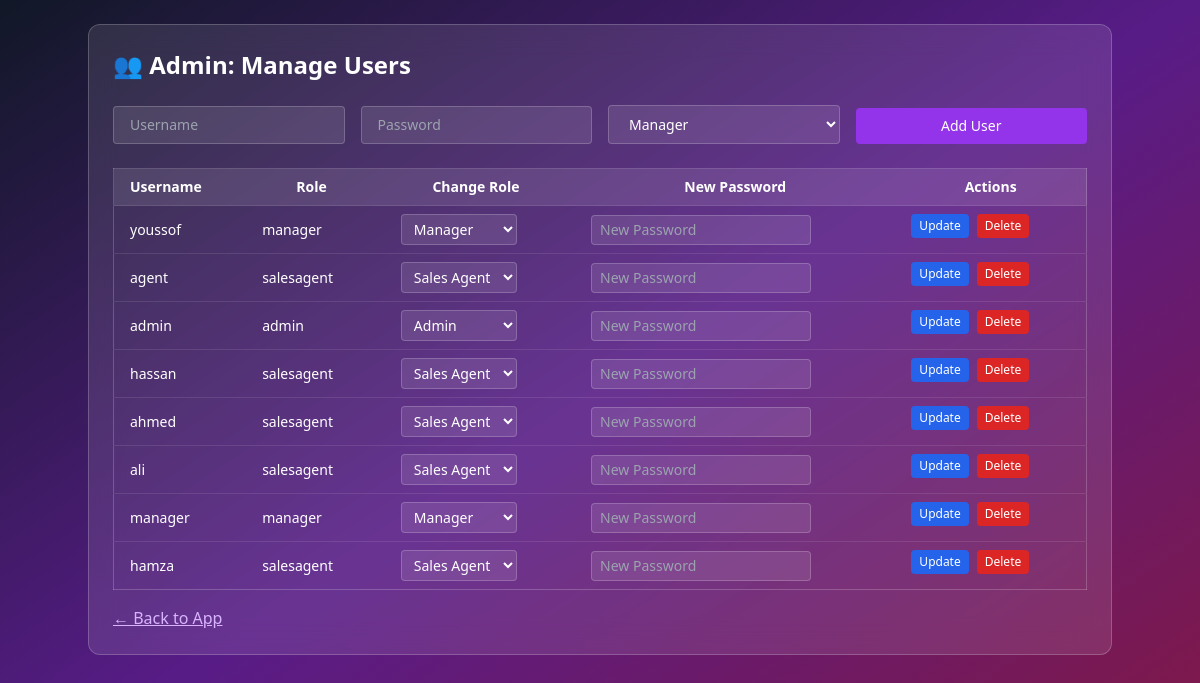
Before: /admin/users (signed in) with the older database file.
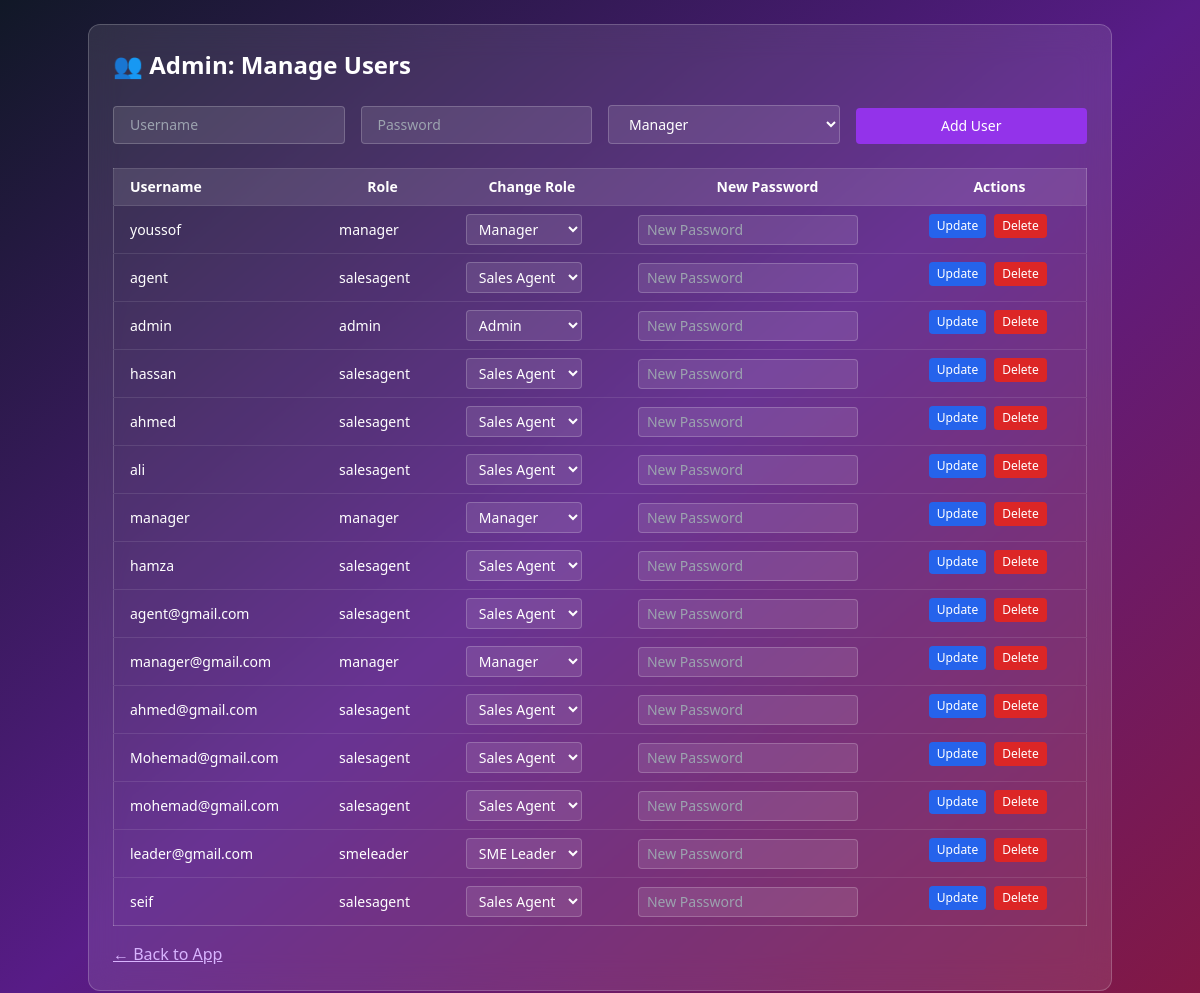
After: the same page with the newer database file.
### models.py (models this page shows, shortened)
class User(UserMixin, db.Model):
    id = db.Column(db.Integer, primary_key=True)
    username = db.Column(db.String(80), unique=True, nullable=False)
    password_hash = db.Column(db.String(1000), nullable=False)
    role = db.Column(db.String(20), nullable=False)
    manager_id = db.Column(db.Integer, db.ForeignKey('user.id'), nullable=True)
    manager = db.relationship('User', remote_side=[id], backref='managed_users')

### app.py (the view)
        @login_required
        def decorated_view(*args, **kwargs):
            if current_user.role != role:
                flash('Access denied: You do not have permission to access this page.')
                return redirect(url_for('home'))
            return f(*args, **kwargs)

### app.py (called while the page is built, shortened)
@login_manager.user_loader
def load_user(user_id):
    return db.session.get(User, int(user_id))

def role_required(role):
    def wrapper(f):
        @login_required
        def decorated_view(*args, **kwargs):
            if current_user.role != role:
                flash('Access denied: You do not have permission to access this page.')
                return redirect(url_for('home'))
            return f(*args, **kwargs)
        decorated_view.__name__ = f.__name__
        return decorated_view
    return wrapper

@app.route('/admin/users', methods=['GET', 'POST'])
@role_required('admin')
def manage_users():
    users = User.query.all()
    return render_template('admin_users.html', users=users)

### templates/admin_users.html (shortened to what this page needs)
<!DOCTYPE html>
<html lang="en">
<head>
  <script src="https://cdn.tailwindcss.com"></script>
</head>
<body class="min-h-screen bg-gradient-to-br from-gray-900 via-purple-900 to-pink-900 text-white p-6">
  <div class="max-w-5xl mx-auto bg-white/10 backdrop-blur-lg border border-white/20 rounded-xl p-6">
    <h1 class="text-2xl font-bold mb-6">👥 Admin: Manage Users</h1>
    <form method="POST" class="mb-6 grid md:grid-cols-4 gap-4 items-end">
      <input name="username" placeholder="Username" required class="px-4 py-2 rounded bg-white/10 border border-white/20 text-sm" />
      <input name="password" placeholder="Password" required class="px-4 py-2 rounded bg-white/10 border border-white/20 text-sm" />
      <select name="role" class="px-4 py-2 rounded bg-white/10 border border-white/20 text-sm">
                        <option value="manager">Manager</option>
      </select>
      <button type="submit" class="bg-purple-600 px-4 py-2 rounded text-white hover:bg-purple-700 text-sm">Add User</button>
    </form>
    <div class="overflow-x-auto">
      <table class="min-w-full text-sm table-auto border border-white/20">
        <thead>
          <tr class="bg-white/10">
            <th class="px-4 py-2 text-left">Username</th>
            <th class="px-4 py-2">Role</th>
            <th class="px-4 py-2">Change Role</th>
            <th class="px-4 py-2">New Password</th>
            <th class="px-4 py-2">Actions</th>
          </tr>
        </thead>
        <tbody>
          {% for user in users %}
          <tr class="border-t border-white/10">
            <td class="px-4 py-2">{{ user.username }}</td>
            <td class="px-4 py-2">{{ user.role }}</td>
            <td class="px-4 py-2">
              <form method="POST" class="flex space-x-2">
                <select name="role" class="px-2 py-1 bg-white/10 border border-white/20 rounded">
                  <option value="manager" {% if user.role == 'manager' %}selected{% endif %}>Manager</option>
                  <option value="salesagent" {% if user.role == 'salesagent' %}selected{% endif %}>Sales Agent</option>
                  <option value="smeleader" {% if user.role == 'smeleader' %}selected{% endif %}>SME Leader</option>
                  <option value="admin" {% if user.role == 'admin' %}selected{% endif %}>Admin</option>
                </select>
            </td>
            <td class="px-4 py-2">
              <input name="password" placeholder="New Password" class="px-2 py-1 bg-white/10 border border-white/20 rounded" />
            </td>
            <td class="px-4 py-2 flex space-x-2">
              <button type="submit" class="bg-blue-600 px-2 py-1 rounded text-white hover:bg-blue-700 text-xs">Update</button>
              <form method="POST">
                <button type="submit" class="bg-red-600 px-2 py-1 rounded text-white hover:bg-red-700 text-xs"
                {% if user.username == 'admin' %}disabled class="opacity-50 cursor-not-allowed"{% endif %}>
                  Delete
                </button>
              </form>
            </td>
          </tr>
          {% endfor %}
        </tbody>
      </table>
    </div>
    <div class="mt-4">
      <a href="/" class="text-purple-300 underline hover:text-purple-200">← Back to App</a>
    </div>
  </div>
</body>
</html>

Changed rows visible on the page:
added User: username "agent@gmail.com", role "salesagent", role "Sales Agent"
added User: username "manager@gmail.com", role "manager", role "Manager"
added User: username "ahmed@gmail.com", role "salesagent", role "Sales Agent"
added User: username "Mohemad@gmail.com", role "salesagent", role "Sales Agent"
added User: username "mohemad@gmail.com", role "salesagent", role "Sales Agent"
added User: username "leader@gmail.com", role "smeleader", role "SME Leader"
added User: username "seif", role "salesagent", role "Sales Agent"
